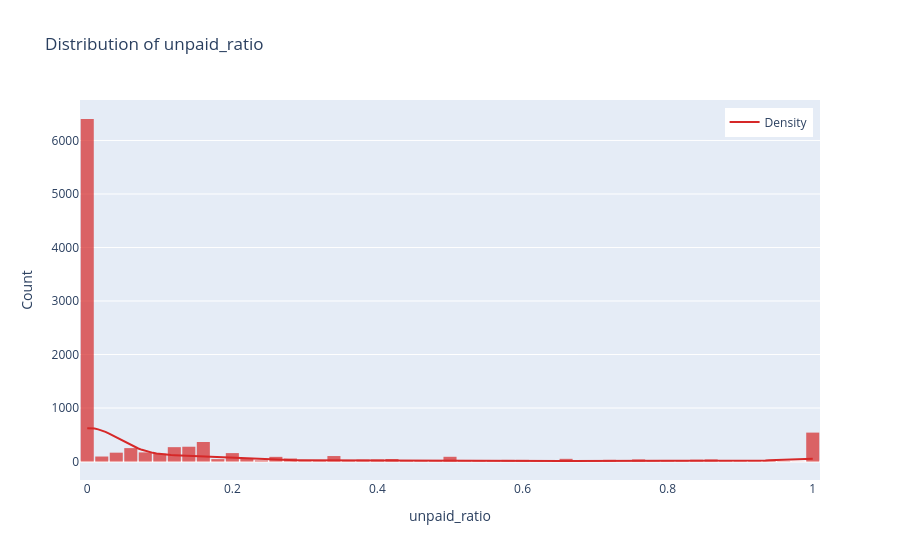

The notebook cell this image was saved under:
### Markdown cell above
## Unpaid Ratio

### Code cell
plot_numerical_distribution(agg_df, 'unpaid_ratio', title=f"Distribution of unpaid_ratio", palette=[colour[2]], nbins=100)

### Figure 1 — Plotly figure (JSON) as saved in the notebook; plotly's stock layout.template omitted (floating-point values rounded to 4 significant figures; data arrays with more than 128 entries replaced by an {"elided": "..."} marker saying what was removed)
{"data": [{"bingroup": "x", "hovertemplate": "unpaid_ratio=%{x}<br>count=%{y}<extra></extra>", "legendgroup": "", "marker": {"color": "#d62828", "opacity": 0.7, "pattern": {"shape": ""}}, "name": "", "nbinsx": 100, "orientation": "v", "showlegend": false, "type": "histogram", "x": {"elided": "9999 float values"}, "xaxis": "x", "yaxis": "y"}, {"line": {"color": "#d62828", "width": 2}, "mode": "lines", "name": "Density", "type": "scatter", "x": {"elided": "200 float values"}, "y": {"elided": "200 float values"}}], "layout": {"bargap": 0.1, "barmode": "relative", "legend": {"tracegroupgap": 0, "x": 0.99, "xanchor": "right", "y": 0.98, "yanchor": "top"}, "title": {"text": "Distribution of unpaid_ratio"}, "xaxis": {"anchor": "y", "domain": [0, 1], "title": {"text": "unpaid_ratio"}}, "yaxis": {"anchor": "x", "domain": [0, 1], "title": {"text": "Count"}}}}
